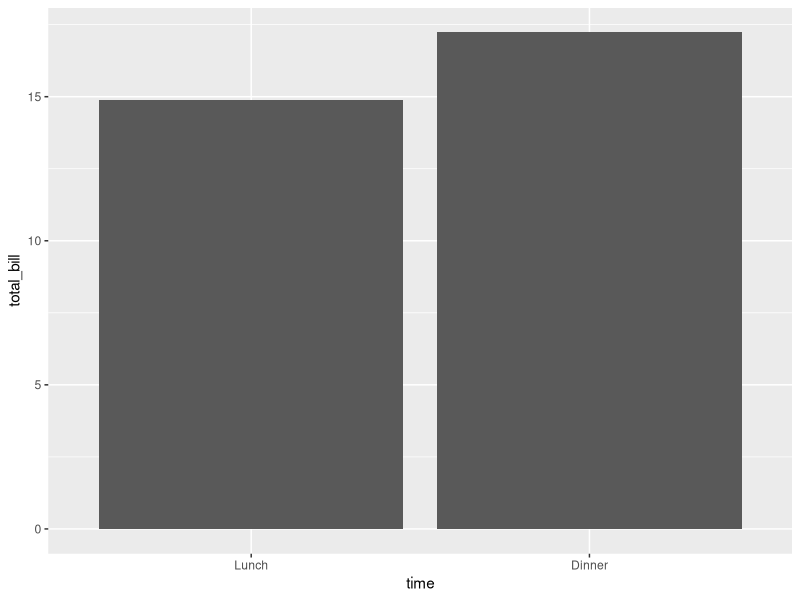
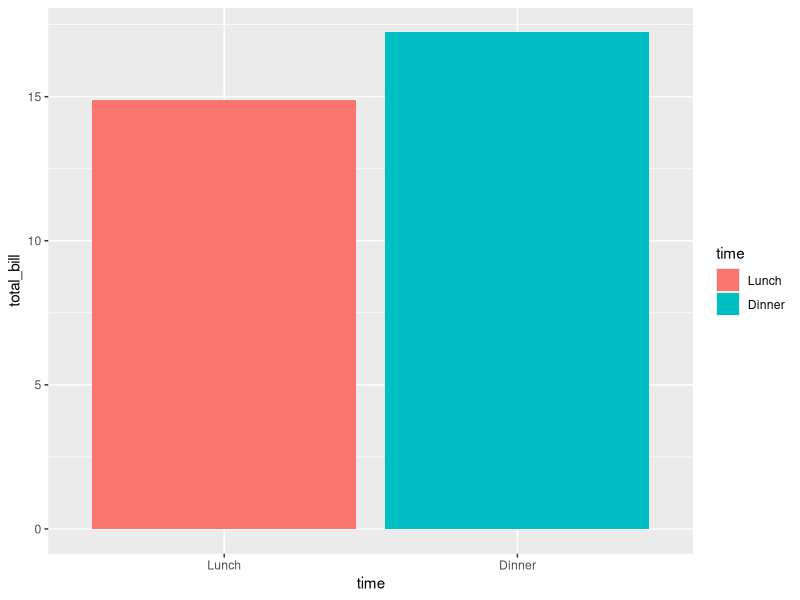
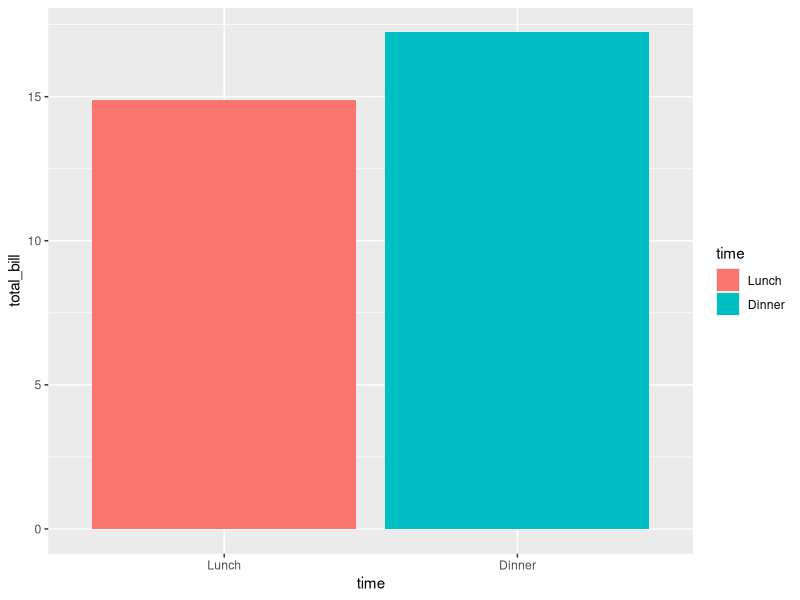
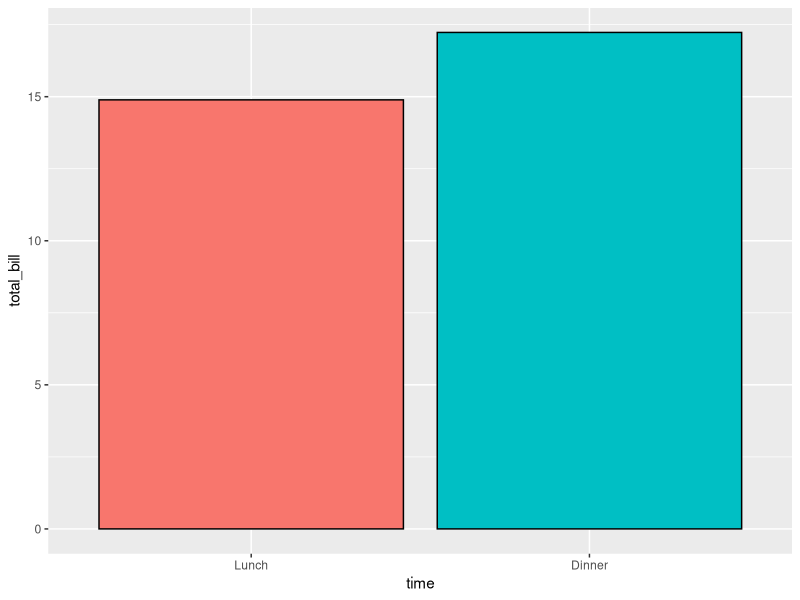
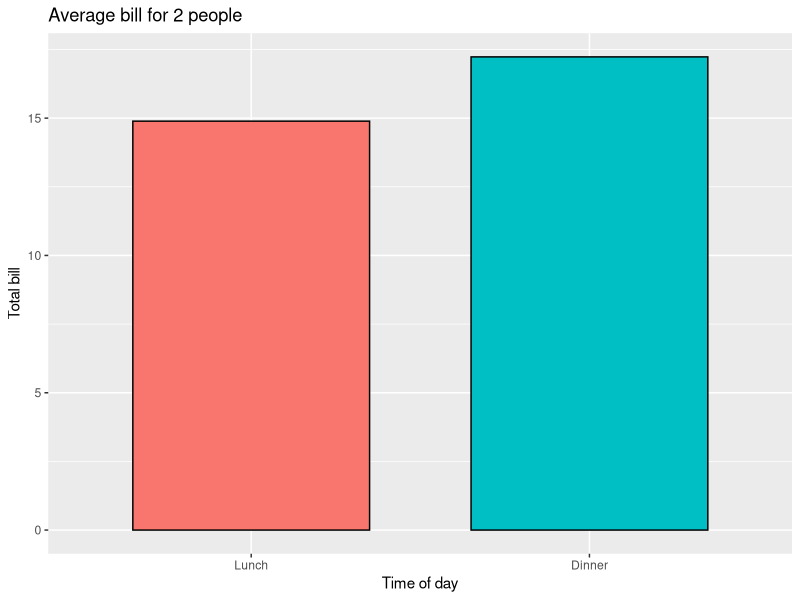
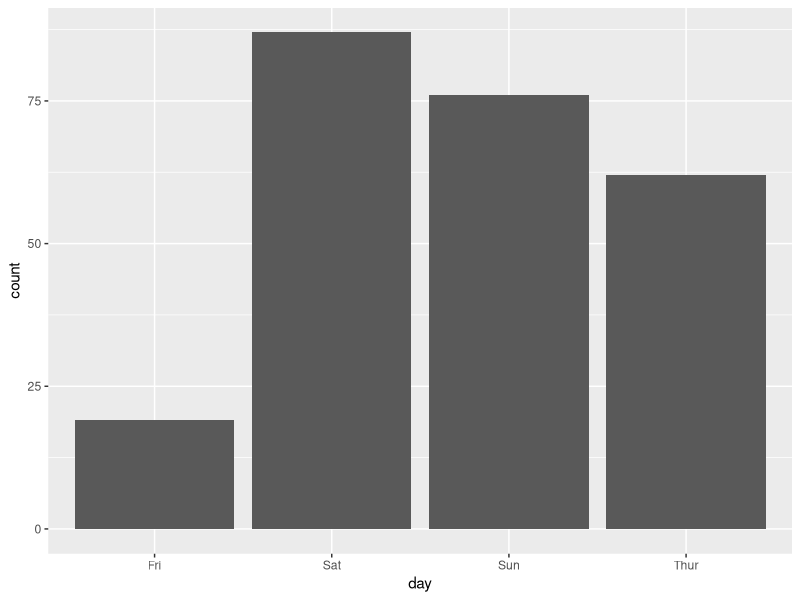
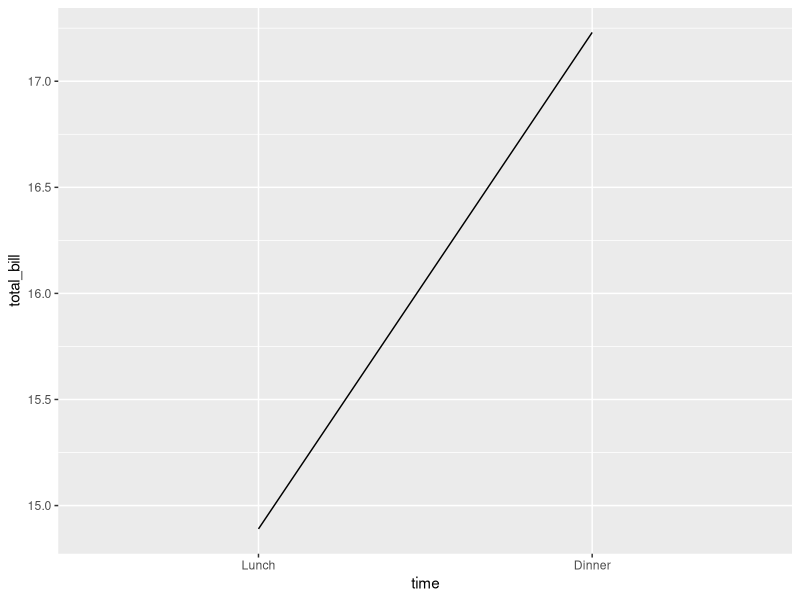
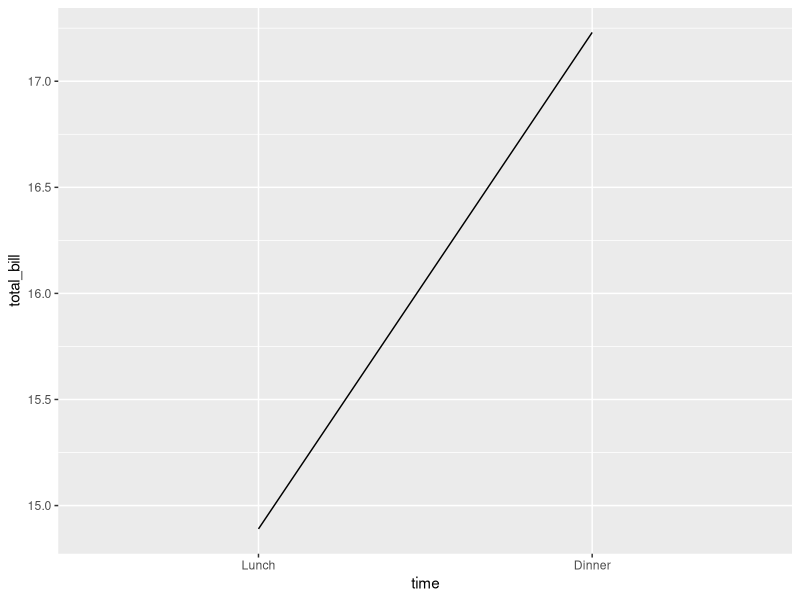

R code for these plots, in order:
## ---- chunk 1
df <- data.frame(time = factor(c("Lunch", "Dinner"), levels = c("Lunch","Dinner")), total_bill = c(14.89, 17.23))

library(ggplot2)
## ---- chunk 2
ggplot(data=df,aes(x=time,y=total_bill)) + geom_bar(stat="identity")
## ---- chunk 3
ggplot(data=df,aes(x=time,y=total_bill, fill=time)) + geom_bar(stat="identity")
# equivalently:
ggplot(data=df,aes(x=time,y=total_bill)) + geom_bar(aes(fill=time), stat="identity")
## ---- chunk 4
ggplot(data=df,aes(x=time,y=total_bill, fill=time)) + geom_bar(color="black", stat="identity") + guides(fill=FALSE)
## ---- chunk 5
ggplot(data=df, aes(x=time, y=total_bill, fill=time)) + 
  geom_bar(color="black", fille="#DD8888", width=.7, stat="identity") +
  guides(fill=FALSE) +
  xlab("Time of day") + ylab("Total bill") + 
  ggtitle("Average bill for 2 people")
## ---- chunk 6
library(reshape2)
head(tips)

ggplot(data=tips, aes(x=day)) + geom_bar()
## ---- chunk 7
ggplot(data=df, aes(x=time, y=total_bill, group=1)) + geom_line()
#equivalently
ggplot(data=df, aes(x=time, y=total_bill)) + geom_line(aes(group=1))
## ---- chunk 8
ggplot(data=df, aes(x=time, y=total_bill, group=1)) + geom_line() + geom_point()
## ---- chunk 9
ggplot(data=df, aes(x=time,y=total_bill, group=1)) +
  geom_line(color="red", linetype="dotted", size=1.5) +
  geom_point(color="red", size=4, shape=21, fill="white") +
  ylim(0, max(df$total_bill)) + 
  xlab("Time of day") + ylab("Total bill") +
  ggtitle("Average bill for 2 people")
## ---- chunk 10
df1 <- data.frame(sex = factor(c("Female","Female","Male","Male")),
                  time = factor(c("Lunch","Dinner","Lunch","Dinner"), levels=c("Lunch","Dinner")),
                  total_bill = c(13.53, 16.81, 16.24, 17.42))
## ---- chunk 11
ggplot(data=df1, aes(x=time, y=total_bill, fill=sex)) + geom_bar(stat="identity")
## ---- chunk 12
ggplot(data=df1, aes(x=time, y=total_bill, fill=sex)) + geom_bar(stat="identity", position="dodge", color="black") + scale_fill_manual(values=c("#999999","#E69F00"))
## ---- chunk 13
ggplot(data=df1,aes(x=sex,y=total_bill,fill=time)) + geom_bar(stat="identity",position="dodge")
## ---- chunk 14
ggplot(data=df1, aes(x=time, y=total_bill, group=sex, color=sex)) + geom_line() + geom_point()

ggplot(data=df1, aes(x=time, y=total_bill, group=sex, size=sex,shape=sex)) +
  geom_line() +
  geom_point(size=3, fill="white") +
  scale_shape_manual(values=c(22,21)) + 
  scale_size_manual(values=c(1,2))
